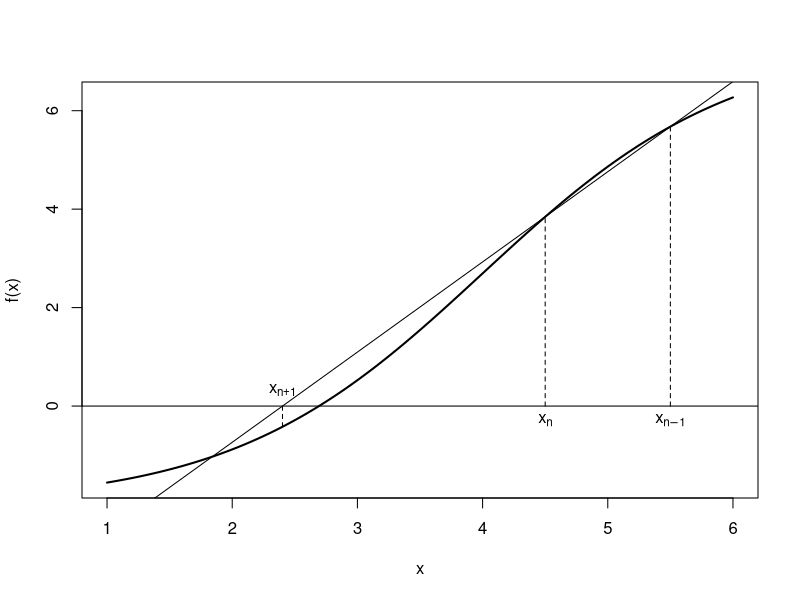

The R script that drew this image:
f <- function(x) (exp(x-2) - 2)/(1 + exp(x-4))
par(mfrow=c(1,1))
curve(f, from=1, to=6, lwd=2)
abline(h=0)
x0 <- 5.5
x1 <- 4.5
slope <- (f(x1)-f(x0))/(x1-x0)
abline(f(x0)-x0*slope, slope)
lines(c(x0,x0), c(0,f(x0)), lty=2)
lines(c(x1,x1), c(0,f(x1)), lty=2)
text(x0, 0, expression(x[n-1]), pos=1)
text(x1, 0, expression(x[n]), pos=1)
x2 <- x0 - f(x0)/slope
lines(c(x2,x2), c(0,f(x2)), lty=2)
text(x2, 0, expression(x[n+1]), pos=3)
